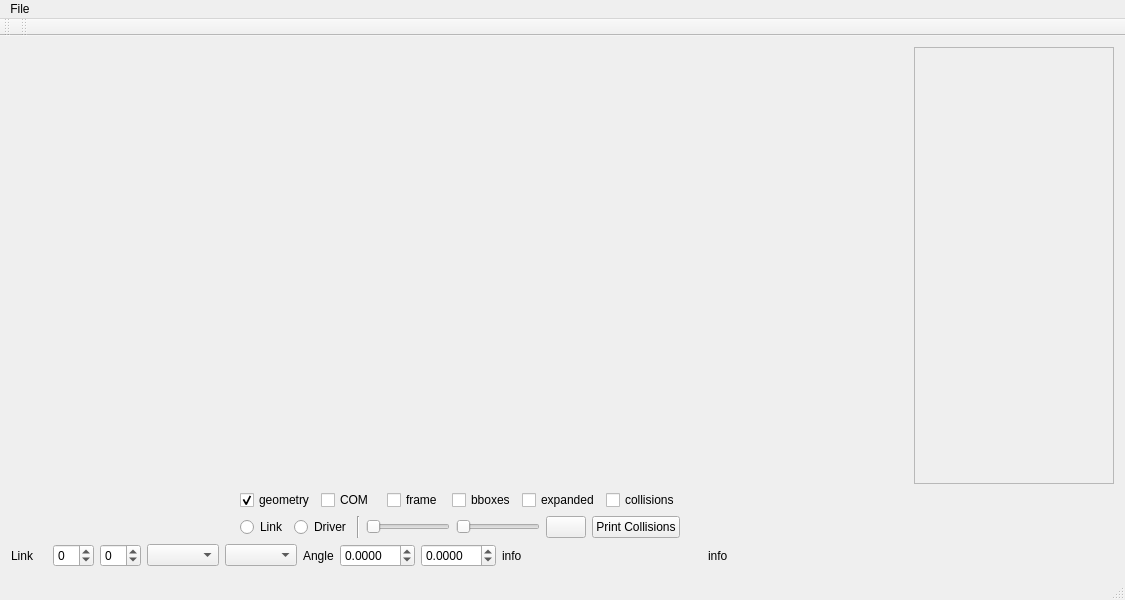
<?xml version="1.0" encoding="UTF-8"?>
<ui version="4.0">
 <class>MainWindow</class>
 <widget class="QMainWindow" name="MainWindow">
  <property name="geometry">
   <rect>
    <x>0</x>
    <y>0</y>
    <width>800</width>
    <height>600</height>
   </rect>
  </property>
  <property name="windowTitle">
   <string>Robot Test</string>
  </property>
  <property name="statusTip">
   <string/>
  </property>
  <widget class="QWidget" name="centralWidget">
   <layout class="QGridLayout" name="gridLayout">
    <item row="0" column="0">
     <widget class="QRobotTestBackend" name="displaywidget" native="true">
      <property name="sizePolicy">
       <sizepolicy hsizetype="Expanding" vsizetype="Expanding">
        <horstretch>1</horstretch>
        <verstretch>1</verstretch>
       </sizepolicy>
      </property>
      <property name="minimumSize">
       <size>
        <width>200</width>
        <height>200</height>
       </size>
      </property>
      <property name="maximumSize">
       <size>
        <width>16777215</width>
        <height>16777215</height>
       </size>
      </property>
      <property name="toolTip">
       <string>free mode</string>
      </property>
     </widget>
    </item>
    <item row="1" column="0">
     <layout class="QGridLayout" name="gridLayout_2">
      <item row="0" column="0">
       <spacer name="horizontalSpacer_3">
        <property name="orientation">
         <enum>Qt::Horizontal</enum>
        </property>
        <property name="sizeHint" stdset="0">
         <size>
          <width>40</width>
          <height>20</height>
         </size>
        </property>
       </spacer>
      </item>
      <item row="0" column="2">
       <widget class="QCheckBox" name="chk_com">
        <property name="statusTip">
         <string>draw COM</string>
        </property>
        <property name="text">
         <string>COM</string>
        </property>
       </widget>
      </item>
      <item row="0" column="7">
       <spacer name="horizontalSpacer_4">
        <property name="orientation">
         <enum>Qt::Horizontal</enum>
        </property>
        <property name="sizeHint" stdset="0">
         <size>
          <width>40</width>
          <height>20</height>
         </size>
        </property>
       </spacer>
      </item>
      <item row="0" column="5">
       <widget class="QCheckBox" name="chk_expanded">
        <property name="statusTip">
         <string>draw expanded</string>
        </property>
        <property name="text">
         <string>expanded</string>
        </property>
        <property name="tristate">
         <bool>false</bool>
        </property>
       </widget>
      </item>
      <item row="0" column="6">
       <widget class="QCheckBox" name="chk_collisions">
        <property name="statusTip">
         <string>draw collision map</string>
        </property>
        <property name="text">
         <string>collisions</string>
        </property>
       </widget>
      </item>
      <item row="0" column="3">
       <widget class="QCheckBox" name="chk_frame">
        <property name="statusTip">
         <string>draw frames</string>
        </property>
        <property name="text">
         <string>frame</string>
        </property>
       </widget>
      </item>
      <item row="0" column="4">
       <widget class="QCheckBox" name="chk_bboxes">
        <property name="statusTip">
         <string>draw bounding boxes</string>
        </property>
        <property name="text">
         <string>bboxes</string>
        </property>
       </widget>
      </item>
      <item row="0" column="1">
       <widget class="QCheckBox" name="chk_geometry">
        <property name="statusTip">
         <string>draw the robot geometry</string>
        </property>
        <property name="text">
         <string>geometry</string>
        </property>
        <property name="checked">
         <bool>true</bool>
        </property>
       </widget>
      </item>
      <item row="1" column="1" colspan="6">
       <layout class="QHBoxLayout" name="horizontalLayout_4">
        <item>
         <widget class="QRadioButton" name="radioButton">
          <property name="text">
           <string>Link</string>
          </property>
         </widget>
        </item>
        <item>
         <widget class="QRadioButton" name="radioButton_2">
          <property name="text">
           <string>Driver</string>
          </property>
         </widget>
        </item>
        <item>
         <widget class="Line" name="line">
          <property name="orientation">
           <enum>Qt::Vertical</enum>
          </property>
         </widget>
        </item>
        <item>
         <widget class="QSlider" name="sld_link">
          <property name="enabled">
           <bool>true</bool>
          </property>
          <property name="maximum">
           <number>1000</number>
          </property>
          <property name="orientation">
           <enum>Qt::Horizontal</enum>
          </property>
         </widget>
        </item>
        <item>
         <widget class="QSlider" name="sld_driver">
          <property name="enabled">
           <bool>false</bool>
          </property>
          <property name="maximum">
           <number>1000</number>
          </property>
          <property name="orientation">
           <enum>Qt::Horizontal</enum>
          </property>
         </widget>
        </item>
        <item>
         <widget class="QPushButton" name="btn_ik">
          <property name="text">
           <string/>
          </property>
          <property name="icon">
           <iconset resource="../KlamptQt/icons.qrc">
            <normaloff>:/Images/Images/IK.gif</normaloff>:/Images/Images/IK.gif</iconset>
          </property>
          <property name="checkable">
           <bool>true</bool>
          </property>
         </widget>
        </item>
        <item>
         <widget class="QPushButton" name="pushButton">
          <property name="text">
           <string>Print Collisions</string>
          </property>
         </widget>
        </item>
       </layout>
      </item>
     </layout>
    </item>
    <item row="4" column="0">
     <layout class="QHBoxLayout" name="link_layout">
      <item>
       <spacer name="horizontalSpacer">
        <property name="orientation">
         <enum>Qt::Horizontal</enum>
        </property>
        <property name="sizeHint" stdset="0">
         <size>
          <width>40</width>
          <height>20</height>
         </size>
        </property>
       </spacer>
      </item>
      <item>
       <widget class="QLabel" name="lbl_mode">
        <property name="text">
         <string>Link    </string>
        </property>
       </widget>
      </item>
      <item>
       <widget class="QSpinBox" name="spn_link_index">
        <property name="wrapping">
         <bool>true</bool>
        </property>
       </widget>
      </item>
      <item>
       <widget class="QSpinBox" name="spn_driver_index">
        <property name="visible">
         <bool>false</bool>
        </property>
        <property name="wrapping">
         <bool>true</bool>
        </property>
       </widget>
      </item>
      <item>
       <widget class="QComboBox" name="cb_link"/>
      </item>
      <item>
       <widget class="QComboBox" name="cb_driver">
        <property name="visible">
         <bool>false</bool>
        </property>
       </widget>
      </item>
      <item>
       <widget class="QLabel" name="label_5">
        <property name="text">
         <string>Angle</string>
        </property>
       </widget>
      </item>
      <item>
       <widget class="QDoubleSpinBox" name="spn_link">
        <property name="accelerated">
         <bool>true</bool>
        </property>
        <property name="decimals">
         <number>4</number>
        </property>
        <property name="minimum">
         <double>-99.000000000000000</double>
        </property>
        <property name="singleStep">
         <double>0.030000000000000</double>
        </property>
       </widget>
      </item>
      <item>
       <widget class="QDoubleSpinBox" name="spn_driver">
        <property name="visible">
         <bool>false</bool>
        </property>
        <property name="accelerated">
         <bool>true</bool>
        </property>
        <property name="decimals">
         <number>4</number>
        </property>
        <property name="minimum">
         <double>-99.000000000000000</double>
        </property>
        <property name="singleStep">
         <double>0.030000000000000</double>
        </property>
       </widget>
      </item>
      <item>
       <widget class="QLabel" name="lbl_driver_info">
        <property name="minimumSize">
         <size>
          <width>200</width>
          <height>0</height>
         </size>
        </property>
        <property name="text">
         <string>info</string>
        </property>
       </widget>
      </item>
      <item>
       <widget class="QLabel" name="lbl_link_info">
        <property name="minimumSize">
         <size>
          <width>200</width>
          <height>0</height>
         </size>
        </property>
        <property name="text">
         <string>info</string>
        </property>
       </widget>
      </item>
      <item>
       <spacer name="horizontalSpacer_2">
        <property name="orientation">
         <enum>Qt::Horizontal</enum>
        </property>
        <property name="sizeHint" stdset="0">
         <size>
          <width>40</width>
          <height>20</height>
         </size>
        </property>
       </spacer>
      </item>
     </layout>
    </item>
    <item row="0" column="1">
     <widget class="ResourceFrame" name="frame_resources">
      <property name="minimumSize">
       <size>
        <width>200</width>
        <height>0</height>
       </size>
      </property>
      <property name="frameShape">
       <enum>QFrame::StyledPanel</enum>
      </property>
      <property name="frameShadow">
       <enum>QFrame::Raised</enum>
      </property>
     </widget>
    </item>
   </layout>
  </widget>
  <widget class="QMenuBar" name="menuBar">
   <property name="geometry">
    <rect>
     <x>0</x>
     <y>0</y>
     <width>800</width>
     <height>25</height>
    </rect>
   </property>
   <property name="nativeMenuBar">
    <bool>false</bool>
   </property>
   <widget class="QMenu" name="menuFile">
    <property name="title">
     <string>File</string>
    </property>
    <addaction name="actionOpen_File"/>
   </widget>
   <addaction name="menuFile"/>
  </widget>
  <widget class="QToolBar" name="mainToolBar">
   <attribute name="toolBarArea">
    <enum>TopToolBarArea</enum>
   </attribute>
   <attribute name="toolBarBreak">
    <bool>false</bool>
   </attribute>
  </widget>
  <widget class="QToolBar" name="toolBar">
   <property name="windowTitle">
    <string>toolBar</string>
   </property>
   <attribute name="toolBarArea">
    <enum>TopToolBarArea</enum>
   </attribute>
   <attribute name="toolBarBreak">
    <bool>false</bool>
   </attribute>
  </widget>
  <widget class="QStatusBar" name="statusBar">
   <property name="statusTip">
    <string>test123</string>
   </property>
  </widget>
  <action name="actionOpen">
   <property name="text">
    <string>Open</string>
   </property>
   <property name="statusTip">
    <string>ctrl-o</string>
   </property>
   <property name="shortcut">
    <string>Ctrl+O</string>
   </property>
  </action>
  <action name="actionSave_State">
   <property name="text">
    <string>Save State</string>
   </property>
   <property name="toolTip">
    <string>ctrl-s</string>
   </property>
   <property name="statusTip">
    <string/>
   </property>
   <property name="shortcut">
    <string>Ctrl+S</string>
   </property>
  </action>
  <action name="actionLoad_MultiPath">
   <property name="text">
    <string>Load MultiPath</string>
   </property>
  </action>
  <action name="actionReset">
   <property name="text">
    <string>Reset</string>
   </property>
  </action>
  <action name="actionExit">
   <property name="text">
    <string>Exit</string>
   </property>
  </action>
  <action name="actionSaveView">
   <property name="text">
    <string>Save View</string>
   </property>
   <property name="toolTip">
    <string>v</string>
   </property>
  </action>
  <action name="actionRevertView">
   <property name="text">
    <string>Revert</string>
   </property>
   <property name="toolTip">
    <string>V</string>
   </property>
  </action>
  <action name="actionDefaultView">
   <property name="text">
    <string>Default</string>
   </property>
  </action>
  <action name="actionDrivers">
   <property name="text">
    <string>Drivers</string>
   </property>
   <property name="toolTip">
    <string>ctrl-d</string>
   </property>
   <property name="shortcut">
    <string>Ctrl+D</string>
   </property>
  </action>
  <action name="actionSensor_Plot">
   <property name="text">
    <string>Sensor Plot</string>
   </property>
   <property name="toolTip">
    <string>ctrl-p</string>
   </property>
   <property name="shortcut">
    <string>Ctrl+P</string>
   </property>
  </action>
  <action name="actionOptions">
   <property name="text">
    <string>Options</string>
   </property>
   <property name="toolTip">
    <string>&lt;html&gt;&lt;head/&gt;&lt;body&gt;&lt;p&gt;ctrl-r&lt;/p&gt;&lt;p&gt;&lt;br/&gt;&lt;/p&gt;&lt;/body&gt;&lt;/html&gt;</string>
   </property>
   <property name="shortcut">
    <string>Ctrl+R</string>
   </property>
  </action>
  <action name="actionSave_State_As">
   <property name="text">
    <string>Save State As</string>
   </property>
   <property name="toolTip">
    <string>ctrl-shift-s</string>
   </property>
   <property name="shortcut">
    <string>Ctrl+Shift+S</string>
   </property>
  </action>
  <action name="actionRecordFile">
   <property name="text">
    <string>Change File</string>
   </property>
  </action>
  <action name="actionMultiple_Parts">
   <property name="checkable">
    <bool>true</bool>
   </property>
   <property name="text">
    <string>Multiple Parts</string>
   </property>
   <property name="statusTip">
    <string>Does not automatically encode when a recording ends.  Can record 2 parts consecutively into 1 video.</string>
   </property>
  </action>
  <action name="action640x480">
   <property name="text">
    <string>640x480</string>
   </property>
  </action>
  <action name="action800x600">
   <property name="text">
    <string>800x600</string>
   </property>
  </action>
  <action name="action1920x1080_HD">
   <property name="text">
    <string>1920x1080 (HD)</string>
   </property>
  </action>
  <action name="action1280x768">
   <property name="text">
    <string>1280x768</string>
   </property>
  </action>
  <action name="actionResizable">
   <property name="text">
    <string>Resizable</string>
   </property>
  </action>
  <action name="actionEncode">
   <property name="enabled">
    <bool>false</bool>
   </property>
   <property name="text">
    <string>Encode</string>
   </property>
  </action>
  <action name="actionSend_Command">
   <property name="text">
    <string>Send Command</string>
   </property>
  </action>
  <action name="actionHelp">
   <property name="text">
    <string>Help</string>
   </property>
   <property name="shortcut">
    <string>F1</string>
   </property>
  </action>
  <action name="actionAbout">
   <property name="text">
    <string>About</string>
   </property>
  </action>
  <action name="actionOpen_File">
   <property name="text">
    <string>Open File</string>
   </property>
   <property name="shortcut">
    <string>Ctrl+O</string>
   </property>
  </action>
 </widget>
 <layoutdefault spacing="6" margin="11"/>
 <customwidgets>
  <customwidget>
   <class>QRobotTestBackend</class>
   <extends>QWidget</extends>
   <header>qrobottestbackend.h</header>
   <container>1</container>
  </customwidget>
  <customwidget>
   <class>ResourceFrame</class>
   <extends>QFrame</extends>
   <header>resourceframe.h</header>
   <container>1</container>
  </customwidget>
 </customwidgets>
 <resources>
  <include location="../KlamptQt/icons.qrc"/>
 </resources>
 <connections>
  <connection>
   <sender>chk_geometry</sender>
   <signal>clicked(bool)</signal>
   <receiver>MainWindow</receiver>
   <slot>SetGeometry(bool)</slot>
   <hints>
    <hint type="sourcelabel">
     <x>129</x>
     <y>495</y>
    </hint>
    <hint type="destinationlabel">
     <x>151</x>
     <y>569</y>
    </hint>
   </hints>
  </connection>
  <connection>
   <sender>chk_com</sender>
   <signal>clicked(bool)</signal>
   <receiver>MainWindow</receiver>
   <slot>SetCOM(bool)</slot>
   <hints>
    <hint type="sourcelabel">
     <x>199</x>
     <y>495</y>
    </hint>
    <hint type="destinationlabel">
     <x>221</x>
     <y>571</y>
    </hint>
   </hints>
  </connection>
  <connection>
   <sender>chk_frame</sender>
   <signal>clicked(bool)</signal>
   <receiver>MainWindow</receiver>
   <slot>SetFrame(bool)</slot>
   <hints>
    <hint type="sourcelabel">
     <x>275</x>
     <y>495</y>
    </hint>
    <hint type="destinationlabel">
     <x>340</x>
     <y>571</y>
    </hint>
   </hints>
  </connection>
  <connection>
   <sender>chk_bboxes</sender>
   <signal>clicked(bool)</signal>
   <receiver>MainWindow</receiver>
   <slot>SetBboxes(bool)</slot>
   <hints>
    <hint type="sourcelabel">
     <x>360</x>
     <y>495</y>
    </hint>
    <hint type="destinationlabel">
     <x>407</x>
     <y>543</y>
    </hint>
   </hints>
  </connection>
  <connection>
   <sender>chk_expanded</sender>
   <signal>clicked(bool)</signal>
   <receiver>MainWindow</receiver>
   <slot>SetExpanded(bool)</slot>
   <hints>
    <hint type="sourcelabel">
     <x>462</x>
     <y>495</y>
    </hint>
    <hint type="destinationlabel">
     <x>500</x>
     <y>570</y>
    </hint>
   </hints>
  </connection>
  <connection>
   <sender>chk_collisions</sender>
   <signal>clicked(bool)</signal>
   <receiver>MainWindow</receiver>
   <slot>SetCollisions(bool)</slot>
   <hints>
    <hint type="sourcelabel">
     <x>559</x>
     <y>495</y>
    </hint>
    <hint type="destinationlabel">
     <x>624</x>
     <y>552</y>
    </hint>
   </hints>
  </connection>
  <connection>
   <sender>cb_link</sender>
   <signal>currentIndexChanged(int)</signal>
   <receiver>MainWindow</receiver>
   <slot>SetLink(int)</slot>
   <hints>
    <hint type="sourcelabel">
     <x>206</x>
     <y>567</y>
    </hint>
    <hint type="destinationlabel">
     <x>293</x>
     <y>573</y>
    </hint>
   </hints>
  </connection>
  <connection>
   <sender>btn_ik</sender>
   <signal>clicked(bool)</signal>
   <receiver>MainWindow</receiver>
   <slot>SetIK(bool)</slot>
   <hints>
    <hint type="sourcelabel">
     <x>434</x>
     <y>530</y>
    </hint>
    <hint type="destinationlabel">
     <x>28</x>
     <y>486</y>
    </hint>
   </hints>
  </connection>
  <connection>
   <sender>spn_link_index</sender>
   <signal>valueChanged(int)</signal>
   <receiver>cb_link</receiver>
   <slot>setCurrentIndex(int)</slot>
   <hints>
    <hint type="sourcelabel">
     <x>122</x>
     <y>567</y>
    </hint>
    <hint type="destinationlabel">
     <x>206</x>
     <y>567</y>
    </hint>
   </hints>
  </connection>
  <connection>
   <sender>spn_link_index</sender>
   <signal>valueChanged(int)</signal>
   <receiver>MainWindow</receiver>
   <slot>SetLink(int)</slot>
   <hints>
    <hint type="sourcelabel">
     <x>122</x>
     <y>567</y>
    </hint>
    <hint type="destinationlabel">
     <x>41</x>
     <y>523</y>
    </hint>
   </hints>
  </connection>
  <connection>
   <sender>cb_link</sender>
   <signal>currentIndexChanged(int)</signal>
   <receiver>spn_link_index</receiver>
   <slot>setValue(int)</slot>
   <hints>
    <hint type="sourcelabel">
     <x>206</x>
     <y>567</y>
    </hint>
    <hint type="destinationlabel">
     <x>122</x>
     <y>567</y>
    </hint>
   </hints>
  </connection>
  <connection>
   <sender>radioButton</sender>
   <signal>clicked()</signal>
   <receiver>MainWindow</receiver>
   <slot>LinkMode()</slot>
   <hints>
    <hint type="sourcelabel">
     <x>92</x>
     <y>527</y>
    </hint>
    <hint type="destinationlabel">
     <x>3</x>
     <y>444</y>
    </hint>
   </hints>
  </connection>
  <connection>
   <sender>radioButton_2</sender>
   <signal>clicked()</signal>
   <receiver>MainWindow</receiver>
   <slot>DriverMode()</slot>
   <hints>
    <hint type="sourcelabel">
     <x>170</x>
     <y>527</y>
    </hint>
    <hint type="destinationlabel">
     <x>125</x>
     <y>462</y>
    </hint>
   </hints>
  </connection>
  <connection>
   <sender>spn_driver_index</sender>
   <signal>valueChanged(int)</signal>
   <receiver>MainWindow</receiver>
   <slot>SetDriver(int)</slot>
   <hints>
    <hint type="sourcelabel">
     <x>108</x>
     <y>569</y>
    </hint>
    <hint type="destinationlabel">
     <x>25</x>
     <y>549</y>
    </hint>
   </hints>
  </connection>
  <connection>
   <sender>spn_driver_index</sender>
   <signal>valueChanged(int)</signal>
   <receiver>cb_driver</receiver>
   <slot>setCurrentIndex(int)</slot>
   <hints>
    <hint type="sourcelabel">
     <x>108</x>
     <y>569</y>
    </hint>
    <hint type="destinationlabel">
     <x>108</x>
     <y>569</y>
    </hint>
   </hints>
  </connection>
  <connection>
   <sender>cb_driver</sender>
   <signal>currentIndexChanged(int)</signal>
   <receiver>spn_driver_index</receiver>
   <slot>setValue(int)</slot>
   <hints>
    <hint type="sourcelabel">
     <x>108</x>
     <y>569</y>
    </hint>
    <hint type="destinationlabel">
     <x>108</x>
     <y>569</y>
    </hint>
   </hints>
  </connection>
  <connection>
   <sender>cb_driver</sender>
   <signal>currentIndexChanged(int)</signal>
   <receiver>MainWindow</receiver>
   <slot>SetDriver(int)</slot>
   <hints>
    <hint type="sourcelabel">
     <x>108</x>
     <y>569</y>
    </hint>
    <hint type="destinationlabel">
     <x>541</x>
     <y>567</y>
    </hint>
   </hints>
  </connection>
  <connection>
   <sender>sld_link</sender>
   <signal>sliderMoved(int)</signal>
   <receiver>MainWindow</receiver>
   <slot>SliderLinkAngle(int)</slot>
   <hints>
    <hint type="sourcelabel">
     <x>235</x>
     <y>524</y>
    </hint>
    <hint type="destinationlabel">
     <x>157</x>
     <y>490</y>
    </hint>
   </hints>
  </connection>
  <connection>
   <sender>sld_driver</sender>
   <signal>sliderMoved(int)</signal>
   <receiver>MainWindow</receiver>
   <slot>SliderDriverAngle(int)</slot>
   <hints>
    <hint type="sourcelabel">
     <x>378</x>
     <y>525</y>
    </hint>
    <hint type="destinationlabel">
     <x>420</x>
     <y>480</y>
    </hint>
   </hints>
  </connection>
  <connection>
   <sender>spn_link</sender>
   <signal>valueChanged(double)</signal>
   <receiver>MainWindow</receiver>
   <slot>UpdateLinkSlider(double)</slot>
   <hints>
    <hint type="sourcelabel">
     <x>345</x>
     <y>567</y>
    </hint>
    <hint type="destinationlabel">
     <x>457</x>
     <y>548</y>
    </hint>
   </hints>
  </connection>
  <connection>
   <sender>spn_driver</sender>
   <signal>valueChanged(double)</signal>
   <receiver>MainWindow</receiver>
   <slot>UpdateDriverSlider(double)</slot>
   <hints>
    <hint type="sourcelabel">
     <x>108</x>
     <y>569</y>
    </hint>
    <hint type="destinationlabel">
     <x>511</x>
     <y>574</y>
    </hint>
   </hints>
  </connection>
  <connection>
   <sender>pushButton</sender>
   <signal>clicked()</signal>
   <receiver>MainWindow</receiver>
   <slot>PrintCollisions()</slot>
   <hints>
    <hint type="sourcelabel">
     <x>558</x>
     <y>530</y>
    </hint>
    <hint type="destinationlabel">
     <x>628</x>
     <y>508</y>
    </hint>
   </hints>
  </connection>
  <connection>
   <sender>actionOpen_File</sender>
   <signal>triggered()</signal>
   <receiver>MainWindow</receiver>
   <slot>LoadFile()</slot>
   <hints>
    <hint type="sourcelabel">
     <x>-1</x>
     <y>-1</y>
    </hint>
    <hint type="destinationlabel">
     <x>399</x>
     <y>299</y>
    </hint>
   </hints>
  </connection>
 </connections>
 <slots>
  <slot>ShowHelp()</slot>
  <slot>ShowAbout()</slot>
  <slot>SetGeometry(bool)</slot>
  <slot>SetCOM(bool)</slot>
  <slot>SetFrame(bool)</slot>
  <slot>SetBboxes(bool)</slot>
  <slot>SetExpanded(bool)</slot>
  <slot>SetCollisions(bool)</slot>
  <slot>SetLink(int)</slot>
  <slot>SetDriver(int)</slot>
  <slot>SetDriverValue(double)</slot>
  <slot>SetIK(bool)</slot>
  <slot>LinkMode()</slot>
  <slot>DriverMode()</slot>
  <slot>SliderLinkAngle(int)</slot>
  <slot>SliderDriverAngle(int)</slot>
  <slot>UpdateLinkSlider(double)</slot>
  <slot>UpdateDriverSlider(double)</slot>
  <slot>PrintCollisions()</slot>
  <slot>LoadFile()</slot>
 </slots>
</ui>
